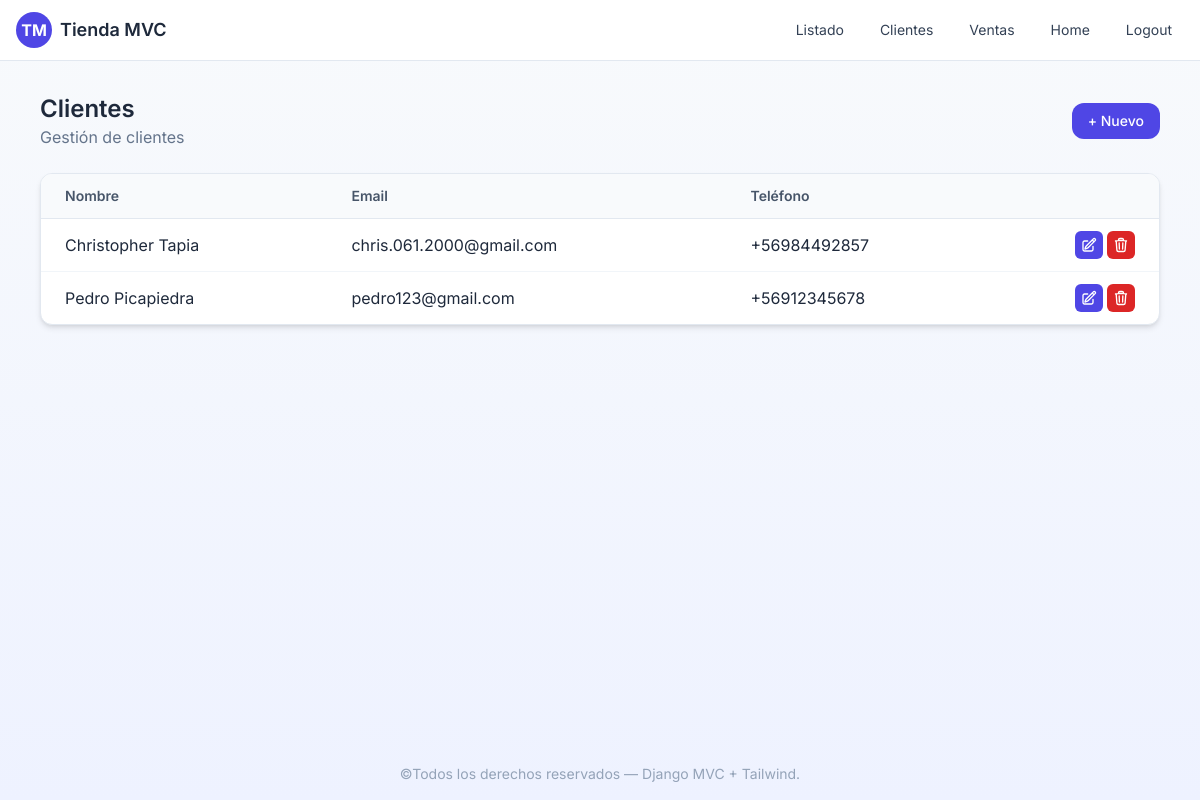
Screenshot of /clients/ (signed in) with the database file from the repository.
### catalog/models.py (models this page shows, shortened)
class Client(models.Model):
    name = models.CharField(max_length=120)
    email = models.EmailField(blank=True)
    phone = models.CharField(max_length=20, blank=True)

### catalog/views.py (the view)
# urls.py: path('clients/', views.client_list, name='client_list'),
@login_required
def client_list(request):
    clients = Client.objects.all()
    return render(request, 'catalog/client_list.html', {'clients': clients})

### catalog/templates/catalog/client_list.html (shortened to what this page needs)
{% extends 'catalog/base.html' %}
{% block content %}
  <div class="flex items-center justify-between mb-6">
    <div>
      <h2 class="text-2xl font-semibold">Clientes</h2>
      <p class="text-slate-500">Gestión de clientes</p>
    </div>
    <a href="{% url 'client_create' %}" class="bg-indigo-600 hover:bg-indigo-700 text-white px-4 py-2 rounded-xl text-sm font-medium">+ Nuevo</a>
  </div>
  <div class="overflow-x-auto bg-white shadow-md rounded-xl border border-slate-200">
    <table class="min-w-full divide-y divide-slate-200">
      <thead class="bg-slate-50 text-slate-600 text-sm">
        <tr>
          <th class="text-left px-6 py-3 font-semibold">Nombre</th>
          <th class="text-left px-6 py-3 font-semibold">Email</th>
          <th class="text-left px-6 py-3 font-semibold">Teléfono</th>
          <th class="px-6 py-3"></th>
        </tr>
      </thead>
      <tbody class="divide-y divide-slate-100">
        {% for c in clients %}
          <tr class="hover:bg-slate-50">
            <td class="px-6 py-3">{{ c.name }}</td>
            <td class="px-6 py-3">{{ c.email }}</td>
            <td class="px-6 py-3">{{ c.phone }}</td>
            <td class="px-6 py-3 text-right">
              <a href="{% url 'client_edit' c.id %}"
                class="inline-flex items-center justify-center w-7 h-7 bg-indigo-600 hover:bg-indigo-700 rounded-md">
              </a>
              <a href="{% url 'client_delete' c.id %}"
                class="inline-flex items-center justify-center w-7 h-7 bg-red-600 hover:bg-red-700 rounded-md">
              </a>
            </td>
          </tr>
        {% empty %}
          <tr>
            <td class="px-6 py-6 text-slate-500" colspan="4">Sin clientes</td>
          </tr>
        {% endfor %}
      </tbody>
    </table>
  </div>
{% endblock %}

### catalog/templates/catalog/base.html (style rules this page uses)
body { font-family: 'Inter', sans-serif; }

### rows the page displays
Client: name "Christopher Tapia", email "chris.061.2000@gmail.com", phone "+56984492857"
Client: name "Pedro Picapiedra", email "pedro123@gmail.com", phone "+56912345678"
